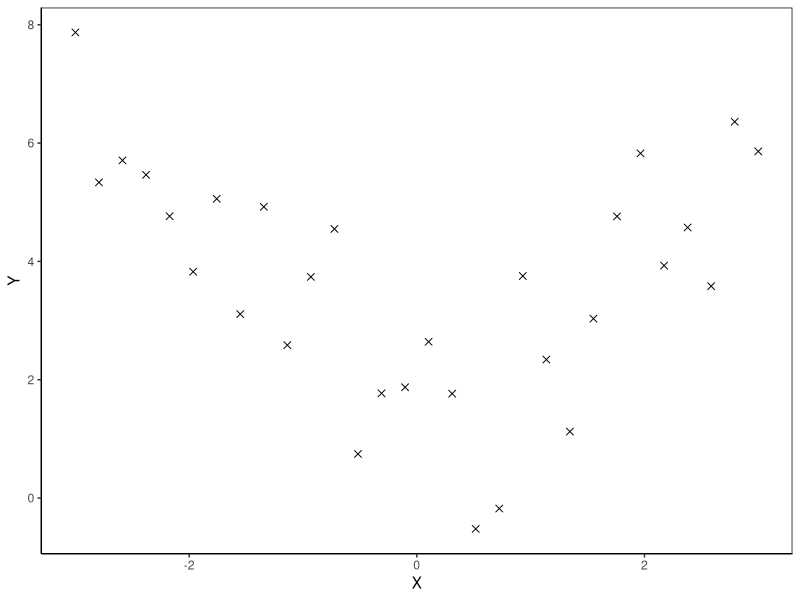
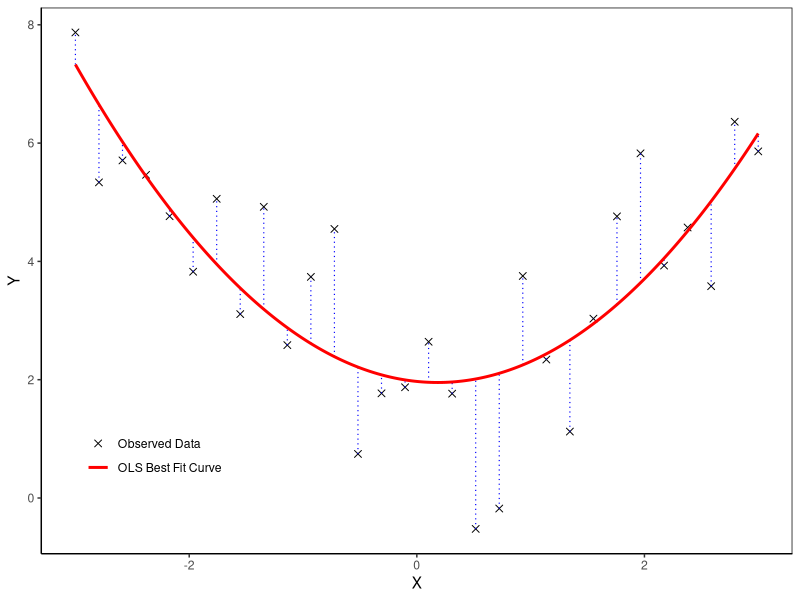

These charts were generated, in order, by the following R code:
## ---- chunk 1
library(ggplot2)
## ---- chunk 2
#| code-fold: true
#| code-summary: "Show code"
#| fig-cap: "Observed Data with Nonlinear Relationship Between Outcome and Regressor"
#| label: fig-data

set.seed(42)

# Simulated data
n  <- 30
X  <- seq(-3, 3, length.out = n)
Y  <- 2 + 0.5 * X^2 + rnorm(n, 0, 1)

df <- data.frame(X = X, Y = Y)

# Plot the observed data
ggplot(df, aes(X, Y)) +
  geom_point(color = "black", shape = 4, size = 2) +
  labs(x = "X", y = "Y") +
  theme_classic() +
  theme(panel.border = element_rect(color = "black", fill = NA))
## ---- chunk 3
fit <- lm(Y ~ X + I(X^2), data = df)
print(fit)
## ---- chunk 4
X <- cbind(1, df$X, (df$X)^2)                     # Design matrix
Y <- df$Y                                         # Outcome vector
beta_hat <- solve(crossprod(X), crossprod(X, Y))  # Solves (X'X) b = X'Y
c((beta_hat[1]), (beta_hat[2]), (beta_hat[3]))
## ---- chunk 5
summary(fit)
## ---- chunk 6
#| code-fold: true
#| code-summary: "Show code"
#| fig-cap: "OLS Estimation for Linear Regression Model with Quadratic Regressor"
#| label: fig-ols

# Fitted values
df$Yhat <- fitted(fit)

# Smooth curve for plotting (only over observed range)
xg   <- seq(min(df$X), max(df$X), length.out = 400)
grid <- data.frame(X = xg)
grid$Yhat <- predict(fit, newdata = grid)

# Plot
ggplot(df, aes(X, Y)) +
  geom_point(aes(color = "Observed Data"), shape = 4, size = 2) +
  geom_segment(aes(x = X, xend = X,
                   y = pmin(Y, Yhat), yend = pmax(Y, Yhat)),
               linetype = "dotted", linewidth = 0.4, color = "blue") +
  geom_line(data = grid, aes(y = Yhat, color = "OLS Best Fit Curve"), linewidth = 1) +
  scale_color_manual(values = c("Observed Data" = "black",
                                "OLS Best Fit Curve" = "red"),
                     breaks = c("Observed Data", "OLS Best Fit Curve"),
                     name = NULL) +
  labs(x = "X", y = "Y") +
  coord_cartesian(xlim = range(df$X)) +  # avoid accidental extrapolation
  theme_classic() +
  theme(panel.border = element_rect(color = "black", fill = NA)) +
  theme(
    legend.position = c(0.15, 0.18),
    legend.background = element_blank(),
    legend.key = element_blank()
  )
